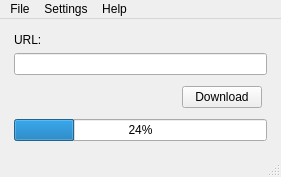
<?xml version="1.0" encoding="UTF-8"?>
<ui version="4.0">
 <class>MainWindow</class>
 <widget class="QMainWindow" name="MainWindow">
  <property name="geometry">
   <rect>
    <x>0</x>
    <y>0</y>
    <width>281</width>
    <height>131</height>
   </rect>
  </property>
  <property name="sizePolicy">
   <sizepolicy hsizetype="Fixed" vsizetype="Fixed">
    <horstretch>0</horstretch>
    <verstretch>0</verstretch>
   </sizepolicy>
  </property>
  <property name="minimumSize">
   <size>
    <width>200</width>
    <height>0</height>
   </size>
  </property>
  <property name="maximumSize">
   <size>
    <width>500</width>
    <height>131</height>
   </size>
  </property>
  <property name="windowTitle">
   <string>MainWindow</string>
  </property>
  <widget class="QWidget" name="centralwidget">
   <layout class="QHBoxLayout" name="horizontalLayout">
    <item>
     <layout class="QVBoxLayout" name="verticalLayout">
      <property name="leftMargin">
       <number>5</number>
      </property>
      <property name="topMargin">
       <number>5</number>
      </property>
      <property name="rightMargin">
       <number>5</number>
      </property>
      <property name="bottomMargin">
       <number>5</number>
      </property>
      <item>
       <widget class="QLabel" name="label">
        <property name="maximumSize">
         <size>
          <width>16777215</width>
          <height>20</height>
         </size>
        </property>
        <property name="text">
         <string>URL:</string>
        </property>
       </widget>
      </item>
      <item>
       <widget class="QLineEdit" name="url">
        <property name="sizePolicy">
         <sizepolicy hsizetype="Ignored" vsizetype="Fixed">
          <horstretch>0</horstretch>
          <verstretch>0</verstretch>
         </sizepolicy>
        </property>
        <property name="maximumSize">
         <size>
          <width>500</width>
          <height>16777215</height>
         </size>
        </property>
       </widget>
      </item>
      <item>
       <layout class="QHBoxLayout" name="horizontalLayout_2">
        <property name="leftMargin">
         <number>5</number>
        </property>
        <property name="topMargin">
         <number>5</number>
        </property>
        <property name="rightMargin">
         <number>5</number>
        </property>
        <property name="bottomMargin">
         <number>5</number>
        </property>
        <item>
         <spacer name="horizontalSpacer">
          <property name="orientation">
           <enum>Qt::Horizontal</enum>
          </property>
          <property name="sizeHint" stdset="0">
           <size>
            <width>40</width>
            <height>20</height>
           </size>
          </property>
         </spacer>
        </item>
        <item>
         <widget class="QPushButton" name="btnDownload">
          <property name="maximumSize">
           <size>
            <width>100</width>
            <height>16777215</height>
           </size>
          </property>
          <property name="text">
           <string>Download</string>
          </property>
         </widget>
        </item>
       </layout>
      </item>
      <item>
       <widget class="QProgressBar" name="progressBar">
        <property name="value">
         <number>24</number>
        </property>
       </widget>
      </item>
     </layout>
    </item>
   </layout>
  </widget>
  <widget class="QMenuBar" name="menubar">
   <property name="geometry">
    <rect>
     <x>0</x>
     <y>0</y>
     <width>281</width>
     <height>21</height>
    </rect>
   </property>
   <widget class="QMenu" name="menuFile">
    <property name="title">
     <string>File</string>
    </property>
    <addaction name="actionDownload_location"/>
   </widget>
   <widget class="QMenu" name="menuHelp">
    <property name="title">
     <string>Help</string>
    </property>
    <addaction name="actionAbout_Spotify_Downloader"/>
   </widget>
   <widget class="QMenu" name="menuSettings">
    <property name="title">
     <string>Settings</string>
    </property>
    <addaction name="actionAlways_appear_on_top"/>
    <addaction name="separator"/>
    <addaction name="actionTheme"/>
   </widget>
   <addaction name="menuFile"/>
   <addaction name="menuSettings"/>
   <addaction name="menuHelp"/>
  </widget>
  <widget class="QStatusBar" name="statusbar"/>
  <action name="actionDownload_location">
   <property name="text">
    <string>Download location</string>
   </property>
  </action>
  <action name="actionAbout_Spotify_Downloader">
   <property name="text">
    <string>About Spotify Downloader</string>
   </property>
  </action>
  <action name="actionAlways_appear_on_top">
   <property name="checkable">
    <bool>true</bool>
   </property>
   <property name="checked">
    <bool>false</bool>
   </property>
   <property name="text">
    <string>Always appear on top</string>
   </property>
  </action>
  <action name="actionTheme">
   <property name="text">
    <string>Theme</string>
   </property>
  </action>
 </widget>
 <resources/>
 <connections/>
</ui>
